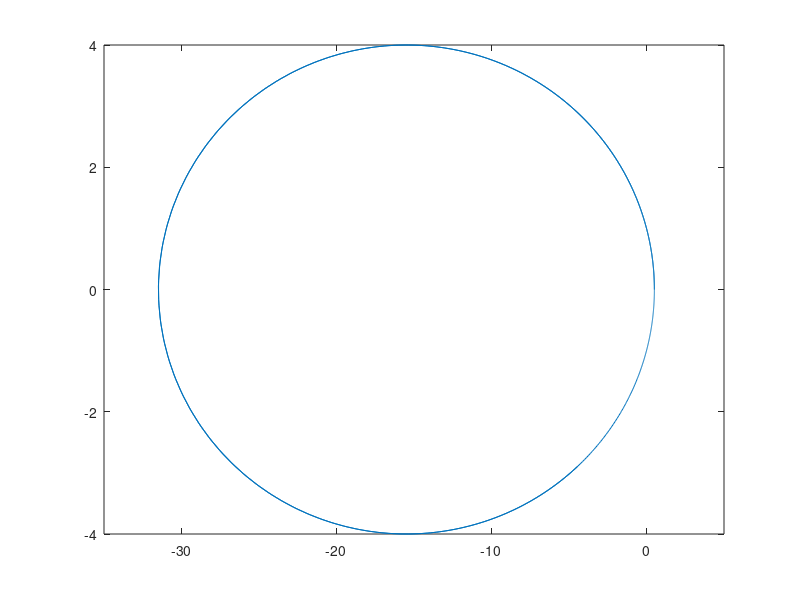

Source code (MATLAB):
function orbit
	a = 4;
	b = 1;
	eps = sqrt(1 - (b/a)^2);
	
	l = 1;
	gamma = 1;
	mu = 1;
	
	c = l^2/(gamma*mu);
	
	phi = (0:0.01:10)';
	
	r = c./(1 + eps.*cos(phi));
	
	x = r.*cos(phi);
	y = r.*sin(phi);
	
	p1 = plot(x,y);
	axis([-35,5,-4,4])
	
	for i=0:size(x,1)
		set(p1,'XData',x(1:i));
		set(p1,'YData',y(1:i));
		drawnow;
	end
	
end

